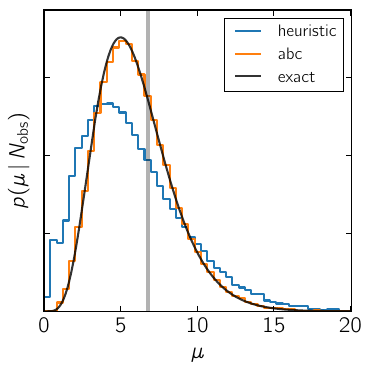

Write the Python code that produced this figure.
#!/usr/bin/env python
# -*- coding: utf-8 -*-

from __future__ import division, print_function

from functools import partial

import numpy as np
import matplotlib.pyplot as plt
from scipy.integrate import simps

from mcmc import mh
from plotting import setup, SQUARE_FIGSIZE, savefig

setup()
np.random.seed(42)

# The simulation model:
def simulator(ln_mu, size=None):
    return np.random.poisson(np.exp(ln_mu), size=size)

true_rate = 6.89
prior_range = np.array([-5.0, 3.0])
# true_rate = 50.345
# prior_range = np.array([0, 4.5])

# Simulated data:
N_obs = simulator(np.log(true_rate))

# Correct probabilistic model:

def lnprior(ln_mu):
    m = prior_range[0] <= ln_mu
    m &= ln_mu <= prior_range[1]
    return np.log(1.0 * m)

def lnprob(ln_mu):
    return lnprior(ln_mu) + N_obs * ln_mu - np.exp(ln_mu)

mu_grid = np.linspace(np.exp(prior_range[0]), np.exp(prior_range[1]), 10000)
true_posterior = np.exp(lnprob(np.log(mu_grid)) - np.log(mu_grid))
true_posterior /= simps(true_posterior, mu_grid)

# Heuristic method:
def heuristic_log_probability_function(N_obs, ln_mu):
    N_sim = simulator(float(ln_mu))
    return lnprior(ln_mu) + N_obs * np.log(N_sim) - N_sim

heuristic_log_probability = partial(heuristic_log_probability_function, N_obs)
heuristic_chain, _ = mh(heuristic_log_probability, np.log([N_obs]), 200000)

# ABC method:
def pseudo_log_probability_function(N_obs, S, eps, ln_mu):
    N_sim = simulator(float(ln_mu), size=S)
    dist = N_sim - N_obs
    return lnprior(ln_mu) + np.logaddexp.reduce(-0.5 * (dist / eps)**2)

pseudo_log_probability = partial(pseudo_log_probability_function, N_obs, 50,
                                 1e-3)
pseudo_chain, _ = mh(pseudo_log_probability, np.log([N_obs]), 500000)

fig, ax = plt.subplots(1, 1, figsize=SQUARE_FIGSIZE)

bins = np.linspace(0, np.exp(prior_range[1]), 50)
ax.hist(np.exp(heuristic_chain), bins, normed=True, histtype="step", lw=1.5,
        label="heuristic")
ax.hist(np.exp(pseudo_chain), bins, normed=True, histtype="step", lw=1.5,
        label="abc")
ax.plot(mu_grid, true_posterior, color="k", lw=1.5, label="exact", alpha=0.8)
ax.axvline(true_rate, lw=3, color="k", alpha=0.3)

ax.set_yticklabels([])
ax.set_xlabel("$\mu$")
ax.set_ylabel("$p(\mu\,|\,N_\mathrm{obs})$")
ax.set_xlim(0, np.exp(prior_range[1]))
ax.set_ylim(0, 1.1 * true_posterior.max())
ax.legend(fontsize=12)

q = np.percentile(np.exp(heuristic_chain), [16, 50, 84])
print(true_rate, q[1], np.diff(q))
q = np.percentile(np.exp(pseudo_chain), [16, 50, 84])
print(true_rate, q[1], np.diff(q))

savefig(fig, "abctoy.pdf")
